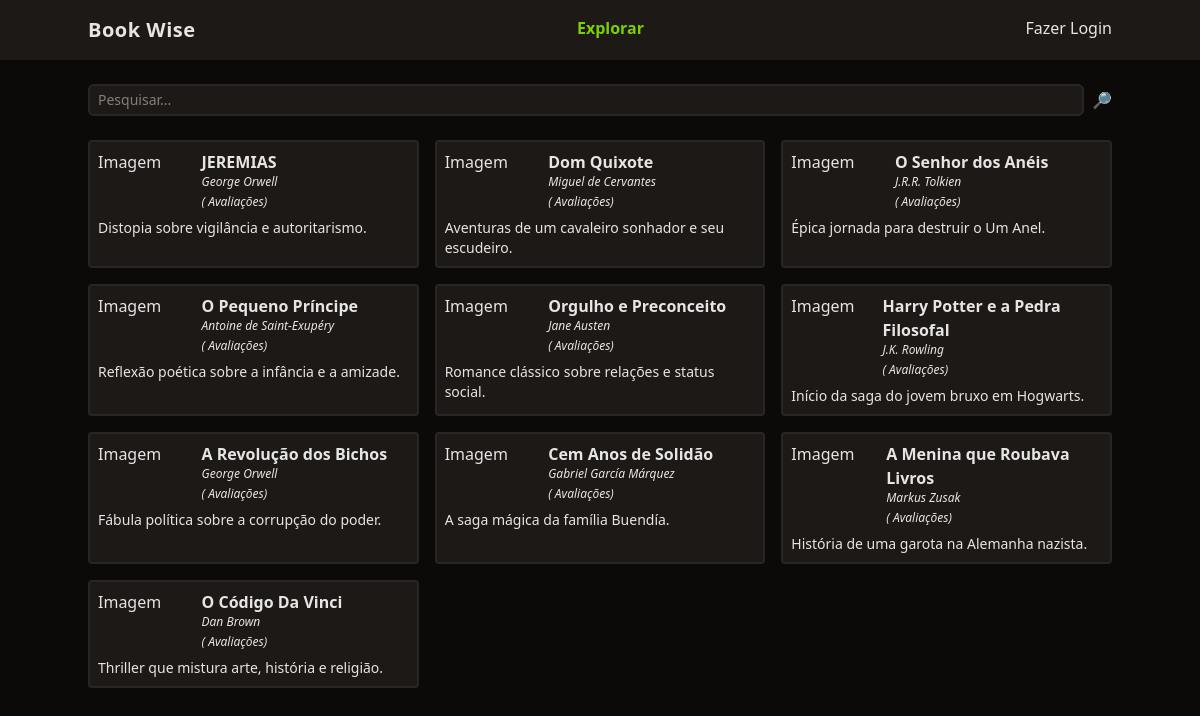
Before: / with the older database file.
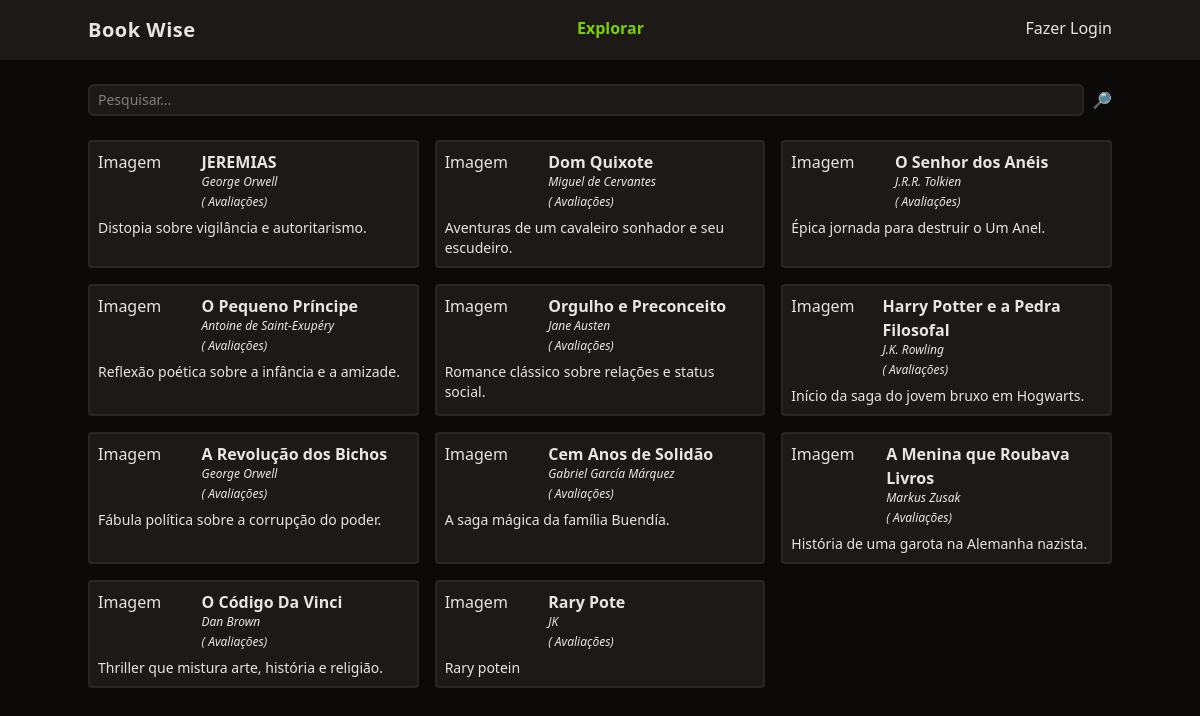
After: the same page with the newer database file.
### tables this page shows
CREATE TABLE livros (

  id integer primary key,
  titulo varchar(255),
  autor varchar(255),
  descricao text,
  ano_de_lancamento integer,
  usuario_id integer,
  foreign key(usuario_id) references usuarios(id)

);

### functions.php (called while the page is built, shortened)
<?php
function view($view, $data = []) {
    require 'views/template/app.php';
}
function auth() {
    if(! isset($_SESSION['auth'])) {
        return null;
    }
    return $_SESSION['auth'];
}

### controllers/index.controller.php (called while the page is built)
<?php
$pesquisar = $_REQUEST['pesquisar'] ?? '';
$livros = $database->query(
    query: "select * from livros where titulo like :filtro",
    class: Livro::class,
    params: ['filtro' => "%$pesquisar%"]
)->fetchAll();
view('index', compact('livros'));

### routes.php (called while the page is built, shortened)
<?php
$controller = str_replace('/', '', parse_url($_SERVER['REQUEST_URI'])['path']);
if (!$controller) $controller = 'index';
require "controllers/{$controller}.controller.php";

### index.php (called while the page is built, shortened)
<?php
require "functions.php";
$config = require 'config.php';
require "Database.php";
require "routes.php";
?>

### config.php (called while the page is built)
<?php
return [
    'database' => [
        'driver' => 'sqlite',
        'database' => 'database.sqlite'
    ]
];

### Database.php (called while the page is built)
<?php
class Database {
    private $db;
    public function __construct($config) {
        $this->db = new PDO($this->getDsn($config));
    }
    private function getDsn($config) {
        $driver = $config['driver'];
        unset($config['driver']);
        $dsn = $driver . ':' . http_build_query($config, '', ';');
        if ($driver == 'sqlite') {
            $dsn = $driver . ':' . $config['database'];
        }
        return $dsn;
    }
    public function query($query, $class = null, $params = []) {
        $prepare = $this->db->prepare($query);
        if ($class) {
            $prepare->setFetchMode(PDO::FETCH_CLASS, $class);
        }
        $prepare->execute($params);
        return $prepare;
    }
}
$database = new Database($config['database']);

### views/partials/_livro.php (the view)
<div class="p-2 rounded border-stone-800 border-2 bg-stone-900">
    <div class="flex">
        <div class="w-1/3">Imagem</div>
        <div class="space-y-1">
            <a href="/livro?id=<?= $livro->id ?>" class="font-semibold hover:underline"><?= $livro->titulo ?></a>
            <div class="text-xs italic"><?= $livro->autor ?></div>
            <div class="text-xs italic"><?= str_repeat('⭐', $livro->nota_avaliacao) ?>(<?= $livro->count_avaliacoes ?> Avaliações)</div>
        </div>
    </div>
    <div class="text-sm mt-2"><?= $livro->descricao ?></div>
</div>

### views/template/app.php (shortened to what this page needs)
<!DOCTYPE html>
<html lang="en">
<head>
    <script src="https://cdn.jsdelivr.net/npm/@tailwindcss/browser@4"></script>
</head>
<body class="bg-stone-950 text-stone-200">
    <header class="bg-stone-900">
        <nav class="mx-auto max-w-screen-lg flex justify-between py-4">
            <div class="font-bold text-xl tracking-wide">Book Wise</div>
            <ul class="flex space-x-4 font-bold">
                <li><a href="/" class="text-lime-500">Explorar</a></li>
            </ul>
            <ul>
                <?php if (auth()): ?>
                    <li><a href="/logout">Oi, <?= auth()->nome ?></a></li>
                <?php else: ?>
                    <li><a href="/login">Fazer Login</a></li>
                <?php endif; ?>
            </ul>
        </nav>
    </header>
    <main class="mx-auto max-w-screen-lg space-y-6">
        <?php require "views/{$view}.view.php" ?>
    </main>
</body>
</html>

### views/index.view.php
<form class="w-full flex space-x-2 mt-6">
    <input
        type="text"
        name="pesquisar"
        class="border-stone-800 border-2 rounded-md bg-stone-900 text-sm focus:outline-none px-2 py-1 w-full"
        placeholder="Pesquisar..."
    >
    <button type="submit">🔎</button>
</form>
<section class="grid gap-4 grid-cols-1 md:grid-cols-2 lg:grid-cols-3">
    <?php
        foreach($livros as $livro) {
            require 'partials/_livro.php';
        }
    ?>
</section>

Changed rows visible on the page:
added livros: titulo "Rary Pote", autor "JK", descricao "Rary potein"
